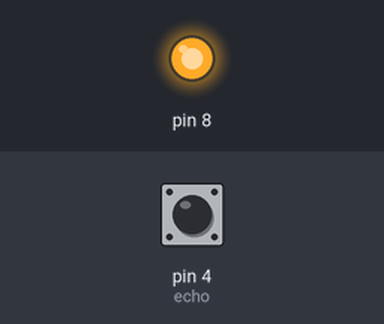
This sketch was run on a simulated Arduino Uno, built with avr-gcc and run on an emulated ATmega328P. Shown: output pins drawn as LEDs (lit = HIGH). The inputs (shaded band) are chosen by the test bench; at power-on: pin 4 (echo) LOW. Pins used as bus, display or sensor lines are not drawn; what the sketch prints to the serial monitor is not drawn.

Above: at 6.2 s.
6.3 s: pin 4 (echo) pulsed HIGH 5 times (0.12 s each, 0.3 s apart)
At 8.2 s:
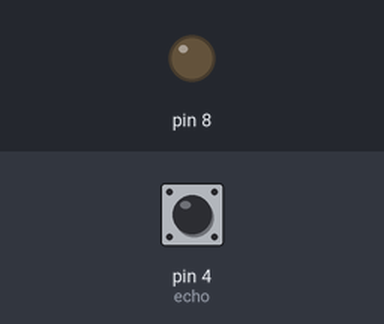
Timing chart, 0 to 10.8 s (numbered marks = the images above; inputs shaded):
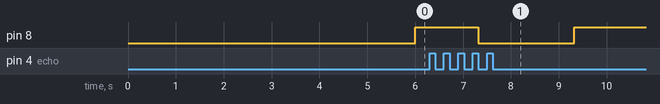

Measured:
- after the input at 6.3 s, pin 8: HIGH → LOW after 1.0 s, → HIGH 2.0 s later

The sketch:

waterlevel.ino
```cpp
#define trig 2
#define echo 4

void setup() {
  Serial.begin(9600);
  pinMode(trig,OUTPUT);
  pinMode(echo,INPUT);
  pinMode(8,OUTPUT);
  delay(5000);

}

void motoron(){
  digitalWrite(8,LOW);
}

void motoroff (){
  digitalWrite(8,HIGH);
}

void loop() {
  int height=50;
  int offlevel=20;

  digitalWrite(trig,LOW);
  delayMicroseconds(5);
  digitalWrite(trig,HIGH);
  delayMicroseconds(20);

  long t = pulseIn(echo,HIGH);
  long cm = t/29/2;

  int onlevel=40+offlevel;


  if(cm>onlevel){
    motoron();
    Serial.print("The Moter is ON ");
  }
  else{
    if(cm<offlevel){
        motoroff();
        Serial.print("The Moter is OFF ");
    }
  }
  delay(1000);
}
```
